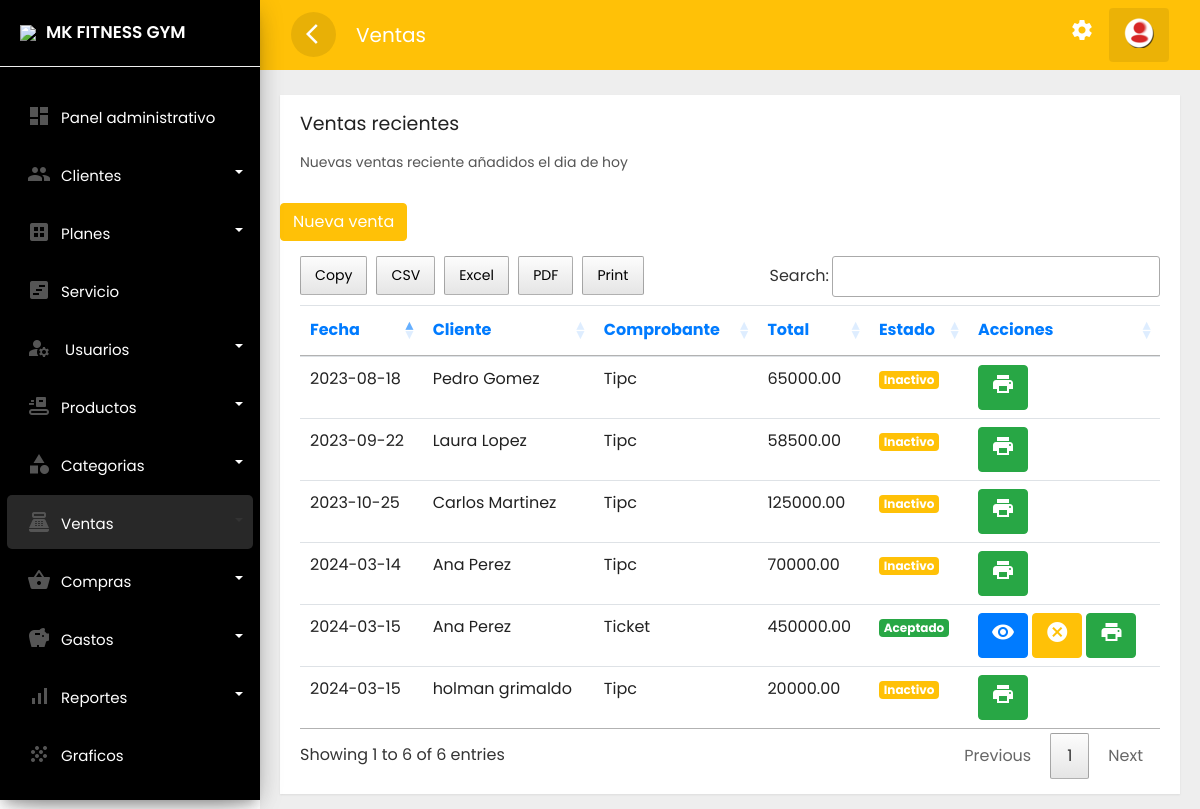
Page /frontend/venta/mostrar.php (signed in) on the earlier database version.
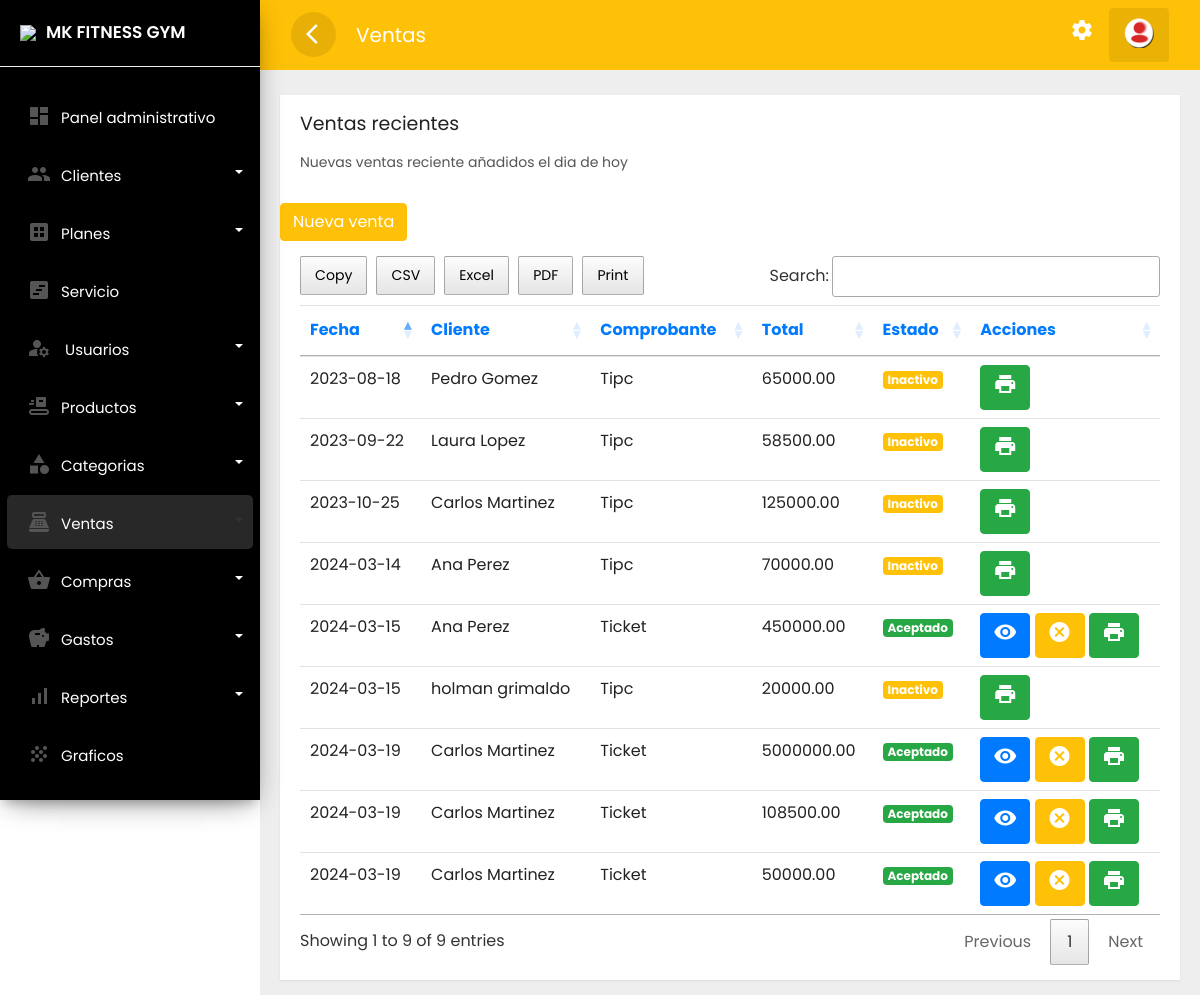
Same page on the later database version.
### tables this page shows
CREATE TABLE `orders` (
  `idord` int(11) NOT NULL,
  `user_id` int(11) NOT NULL,
  `user_cli` int(11) NOT NULL,
  `method` text NOT NULL,
  `total_products` text NOT NULL,
  `total_price` decimal(10,2) NOT NULL,
  `placed_on` text NOT NULL,
  `payment_status` text NOT NULL,
  `tipc` text NOT NULL
);

CREATE TABLE `clientes` (
  `idclie` int(11) NOT NULL,
  `numid` char(8) NOT NULL,
  `nomcli` text NOT NULL,
  `apecli` text NOT NULL,
  `naci` date NOT NULL,
  `correo` varchar(30) NOT NULL,
  `celu` char(10) NOT NULL,
  `estad` varchar(15) NOT NULL,
  `fere` timestamp NOT NULL DEFAULT current_timestamp()
);

### frontend/venta/mostrar.php (the view, shortened to what the changed rows need)
<?php if(isset($_SESSION['id'])) { ?>
<!doctype html>
<html lang="es">
  <head>
        <link rel="stylesheet" href="../../backend/css/bootstrap.min.css">
        <link rel="stylesheet" href="../../backend/css/custom.css">
        <link rel="stylesheet" href="../../backend/css/loader.css">
    <link rel="stylesheet" type="text/css" href="../../backend/css/datatable.css">
    <link rel="stylesheet" type="text/css" href="../../backend/css/buttonsdataTables.css">
    <link rel="stylesheet" type="text/css" href="../../backend/css/font.css">
  </head>
  <body>
<div class="wrapper">
        <nav id="sidebar">
            <div class="sidebar-header">
                <h3><img src="../../backend/img/favicon.png" class="img-fluid"/><span>MK FITNESS GYM</span></h3>
            </div>
            <ul class="list-unstyled components">
               <li  class="">
                    <a href="../administrador/escritorio.php" class="dashboard"><i class="material-icons">dashboard</i><span>Panel administrativo</span></a>
                </li>
                <li class="dropdown">
                    <a href="#homeSubmenu1" data-toggle="collapse" aria-expanded="false" class="dropdown-toggle">
                         <i class="material-icons">group</i><span>Clientes</span></a>
                </li>
                <li class="dropdown">
                    <a href="#pageSubmenu2" data-toggle="collapse" aria-expanded="false" class="dropdown-toggle">
                         <i class="material-icons">dataset</i><span>Planes</span></a>
                </li>
                <li class="">
                    <a href="../servicio/mostrar.php"><i class="material-icons">view_timeline</i><span>Servicio</span></a>
                </li>
                     <li class="dropdown">
                    <a href="#pageSubmenu3" data-toggle="collapse" aria-expanded="false" class="dropdown-toggle">
                         <i class="material-icons">manage_accounts</i>
                         <span>Usuarios</span></a>
                </li>
                      <li class="dropdown">
                    <a href="#pageSubmenu4" data-toggle="collapse" aria-expanded="false" class="dropdown-toggle">
                         <i class="material-icons">conveyor_belt</i><span>Productos</span></a>
                </li>
                    <li class="dropdown">
                    <a href="#pageSubmenu5" data-toggle="collapse" aria-expanded="false" class="dropdown-toggle">
                         <i class="material-icons">category</i><span>Categorias</span></a>
                </li>
                  <li class="dropdown active">
                    <a href="#pageSubmenu6" data-toggle="collapse" aria-expanded="false" class="dropdown-toggle">
                         <i class="material-icons">point_of_sale</i><span>Ventas</span></a>
                </li>
                 <li class="dropdown">
                    <a href="#pageSubmenu09" data-toggle="collapse" aria-expanded="false" class="dropdown-toggle">
                         <i class="material-icons">shopping_basket</i><span>Compras</span></a>
                </li>
                <li class="dropdown">
                    <a href="#pageSubmenu010" data-toggle="collapse" aria-expanded="false" class="dropdown-toggle">
                         <i class="material-icons">savings</i><span>Gastos</span></a>
                </li>
                    <li class="dropdown">
                    <a href="#pageSubmenu7" data-toggle="collapse" aria-expanded="false" class="dropdown-toggle">
                         <i class="material-icons">signal_cellular_alt</i><span>Reportes</span></a>
                </li>
                <li class="">
                    <a href="../graficos/mostrar.php"><i class="material-icons">grain</i><span>Graficos</span></a>
                </li>
               <li class="">
                    <a href="../cuenta/configuracion.php"><i class="material-icons">settings</i><span>Configuracion</span></a>
                </li>
            </ul>
        </nav>
        <div id="content">
          <div class="top-navbar">
            <nav class="navbar navbar-expand-lg">
                <div class="container-fluid">
                    <button type="button" id="sidebarCollapse" class="d-xl-block d-lg-block d-md-mone d-none">
                        <span class="material-icons">arrow_back_ios</span>
                    </button>
                         <a class="navbar-brand" href="#"> Ventas </a>
                    <div class="collapse navbar-collapse d-lg-block d-xl-block d-sm-none d-md-none d-none" id="navbarSupportedContent">
                        <ul class="nav navbar-nav ml-auto">
                         <li class="nav-item">
                                <a class="nav-link" href="../cuenta/configuracion.php">
                                        <span class="material-icons">settings</span>
                                        </a>
                            </li>
                            <li class="dropdown nav-item active">
                                <a href="#" class="nav-link" data-toggle="dropdown">
                                   <img src="../../backend/img/reere.png" >
                               </a>
                            </li>
                        </ul>
                    </div>
                </div>
            </nav>
         </div>
               <div class="main-content">
                         <div class="row ">
                        <div class="col-lg-12 col-md-12">
                            <div class="card" style="min-height: 485px">
                                <div class="card-header card-header-text">
                                    <h4 class="card-title">Ventas recientes</h4>
                                    <p class="category">Nuevas ventas reciente añadidos el dia de hoy</p>
                                </div>
                                <br>
                                <a href="../venta/nuevo.php" class="btn btn-danger text-white"
                            >Nueva venta</a>
                            <br>
                                <div class="card-content table-responsive">
                                    <?php
                               require '../../backend/bd/ctconex.php';
 $sentencia = $connect->prepare("SELECT orders.idord, orders.user_id, clientes.idclie,clientes.numid, clientes.nomcli, clientes.apecli, clientes.celu, orders.method, orders.total_products, orders.total_price, orders.placed_on, orders.payment_status, orders.tipc FROM orders INNER JOIN clientes on orders.user_cli = clientes.idclie order BY idord DESC;");
 $sentencia->execute();
$data =  array();
if($sentencia){
  while($r = $sentencia->fetchObject()){
    $data[] = $r;
  }
}
   ?>
   <?php if(count($data)>0):?>
                                    <table class="table table-hover" id="example">
                                        <thead class="text-primary">
                                            <tr>
                                            <th>Fecha</th>
                                            <th>Cliente</th>
                                            <th>Comprobante</th>
                                            <th>Total</th>
                                            <th>Estado</th>
                                            <th>Acciones</th>
                                        </tr></thead>
                                        <tbody>
                                            <?php foreach($data as $g):?>
                                            <tr>
                                                <td><?php echo  $g->placed_on; ?></td>
                                                <td><?php echo $g->nomcli ?>&nbsp;<?php echo $g->apecli ?></td>
                                                <td><?php echo  $g->tipc; ?></td>
                                                <td><?php echo  $g->total_price; ?></td>
                                                <td><?php    if($g->payment_status =='Aceptado')  { ?>
    <span class="badge badge-success">Aceptado</span>
               <?php  }   else {?>
    <span class="badge badge-danger">Inactivo</span>
     <?php  } ?> </td>
                                                <td>
        <?php    if($g->payment_status =='Aceptado')  { ?>
    <a class="btn btn-primary text-white" href="../venta/informacion.php?id=<?php echo  $g->idord; ?>"><i class='material-icons' data-toggle='tooltip' title='crear'>visibility</i></a>
    <a class="btn btn-danger text-white" href="../venta/cancelar.php?id=<?php echo  $g->idord; ?>"><i class='material-icons' data-toggle='tooltip' title='crear'>cancel</i></a>
    <a class="btn btn-success text-white" href="../venta/ticket.php?id=<?php echo  $g->idord; ?>"><i class='material-icons' data-toggle='tooltip' title='crear'>print</i></a>
                <?php  }   else {?>
<a class="btn btn-success text-white" href="../venta/ticket.php?id=<?php echo  $g->idord; ?>"><i class='material-icons' data-toggle='tooltip' title='crear'>print</i></a>
            <?php  } ?>
                                                </td>
                                            </tr>
                                            <?php endforeach; ?>
                                        </tbody>
                                    </table>
    <?php endif; ?>
                                </div>
                            </div>
                        </div>
                    </div>
                         </div>
        </div>
    </div>
  </body>
  </html>
<?php }else{
    header('Location: ../erro404.php');
 } ?>

Differences in the rows shown:
added orders: placed_on "2024-03-19", clientes.nomcli "Carlos", clientes.apecli "Martinez", tipc "Ticket", total_price "5000000.00", payment_status "Aceptado"
added orders: placed_on "2024-03-19", clientes.nomcli "Carlos", clientes.apecli "Martinez", tipc "Ticket", total_price "108500.00", payment_status "Aceptado"
added orders: placed_on "2024-03-19", clientes.nomcli "Carlos", clientes.apecli "Martinez", tipc "Ticket", total_price "50000.00", payment_status "Aceptado"
Other differences:
text written by a page script: "Copy CSV Excel PDF Print Search: Showing 1 to 6 of 6 entries Previous 1 Next" → "Copy CSV Excel PDF Print Search: Showing 1 to 9 of 9 entries Previous 1 Next"
